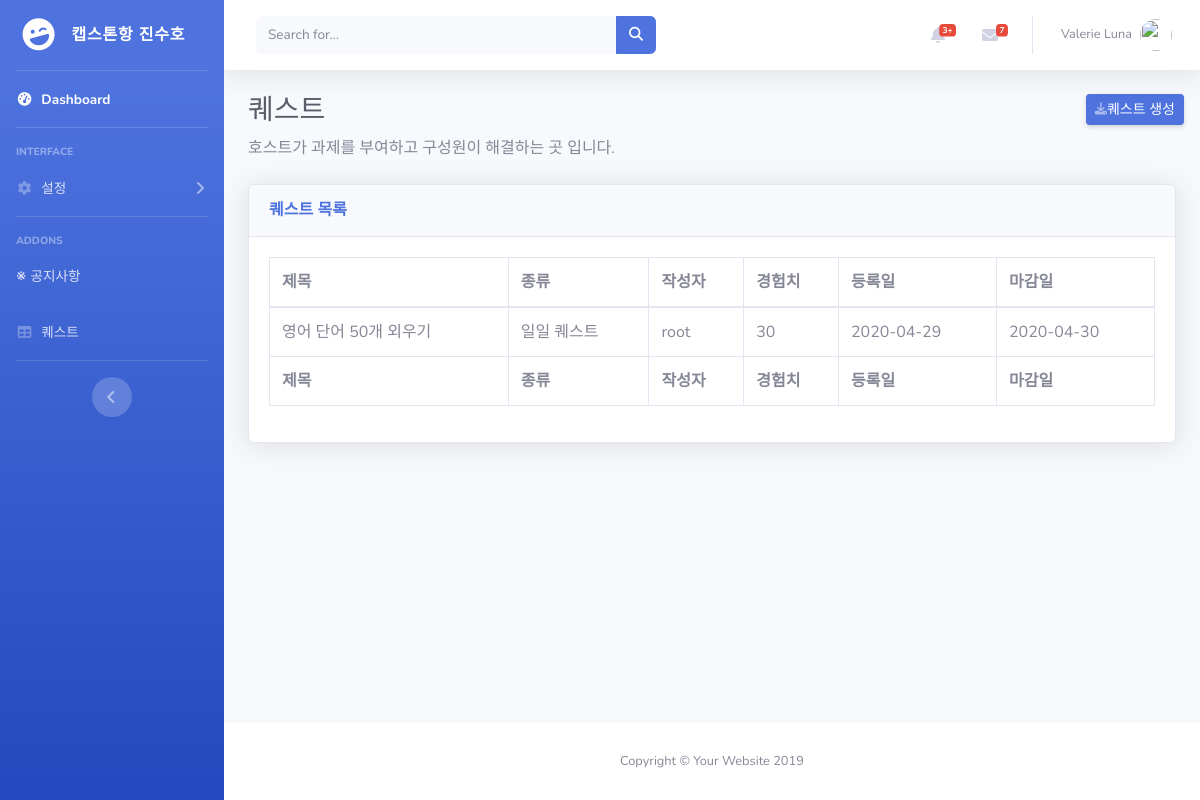
Screenshot of /group/2/showQuest/ (signed in) with the database file from the repository.
### group_control/models.py (models this page shows)
class Quest(models.Model):
    title = models.CharField(max_length=50)
    type = models.CharField(max_length=50)
    exp = models.IntegerField(default=0)
    created_at = models.DateTimeField(auto_now_add=True)
    end = models.DateTimeField()
    join = models.ForeignKey(Join, on_delete=models.CASCADE, default=0)
    content = models.CharField(max_length=200, null=True)
    class Meta:
        ordering = ['created_at']

### main/models.py (models this page shows)
class Join(models.Model):
    user = models.ForeignKey(settings.AUTH_USER_MODEL, on_delete=models.CASCADE)
    group = models.ForeignKey(Group, on_delete=models.CASCADE, default=0)
    role = models.CharField(max_length=50, default='member')
    exp = models.IntegerField(default=0)
    level = models.IntegerField(default=0)
    penalty = models.IntegerField(default=0)

class Group(models.Model):
    title = models.CharField(max_length=50)
    finalTarget = models.CharField(max_length=200)
    groupType = models.CharField(max_length=50, default='토익 스터디')
    fee = models.IntegerField(default=100)
    host = models.ForeignKey(settings.AUTH_USER_MODEL, on_delete=models.CASCADE)
    created_at = models.DateTimeField(auto_now_add=True)

### group_control/views.py (the view)
# urls.py: path('showQuest/', showQuest, name='showQuest'),    # 삭제 예정
def showQuest(request, pk):
    currGroup = Group.objects.get(id=pk)
    currJoin = Join.objects.get(group=currGroup, user=request.user)
    quest = Quest.objects.filter(join=currJoin)
    form = QuestForm()
    dict = {
        'group': currGroup,
        'quest':quest,
        'form':form,
    }
    return render(request, 'group_control/quest.html', dict)

### group_control/forms.py
class QuestForm(forms.ModelForm):
    class Meta:
        model = Quest
        fields = {'title', 'type', 'exp', 'end', 'content'}
        widgets = {
            'end': DateInput(),
        }

### group_control/templates/group_control/quest.html (shortened to what this page needs)
{% load static %}
<!DOCTYPE html>
<html lang="en">
<head>
  <link href="{% static 'vendor/fontawesome-free/css/all.min.css' %}" rel="stylesheet" type="text/css">
  <link href="{% static 'css/sb-admin-2.min.css' %}" rel="stylesheet">
  <link href="{% static 'vendor/datatables/dataTables.bootstrap4.min.css' %}" rel="stylesheet">
</head>
<body id="page-top">
  <div id="wrapper">
    <ul class="navbar-nav bg-gradient-primary sidebar sidebar-dark accordion" id="accordionSidebar">
      <a class="sidebar-brand d-flex align-items-center justify-content-center" href="{% static 'index.html' %}">
        <div class="sidebar-brand-icon rotate-n-15">
          <i class="fas fa-laugh-wink"></i>
        </div>
        <div class="sidebar-brand-text mx-3">캡스톤항 진수호 </div>
      </a>
      <hr class="sidebar-divider my-0">
      <li class="nav-item active">
        <a class="nav-link" href="{% static 'index.html' %}">
          <i class="fas fa-fw fa-tachometer-alt"></i>
          <span>Dashboard</span></a>
      </li>
      <hr class="sidebar-divider">
      <div class="sidebar-heading">
        Interface
      </div>
      <li class="nav-item">
        <a class="nav-link collapsed" href="{% static '#" data-toggle="collapse" data-target="#collapseTwo" aria-expanded="true" aria-controls="collapseTwo">
          <i class="fas fa-fw fa-cog"></i>
          <span>설정</span>
        </a>
      </li>
      <hr class="sidebar-divider">
      <div class="sidebar-heading">
        Addons
      </div>
      <li class="nav-item">
        <a class="nav-link" href="{% static 'notice.html' %}">
          ※ <span>공지사항</span></a>
      </li>
      <li class="nav-item">
        <a class="nav-link" href="{% static 'quest.html' %}">
          <i class="fas fa-fw fa-table"></i>
          <span>퀘스트</span></a>
      </li>
      <hr class="sidebar-divider d-none d-md-block">
      <div class="text-center d-none d-md-inline">
        <button class="rounded-circle border-0" id="sidebarToggle"></button>
      </div>
    </ul>
    <div id="content-wrapper" class="d-flex flex-column">
      <div id="content">
        <nav class="navbar navbar-expand navbar-light bg-white topbar mb-4 static-top shadow">
          <form class="d-none d-sm-inline-block form-inline mr-auto ml-md-3 my-2 my-md-0 mw-100 navbar-search">
            <div class="input-group">
              <input type="text" class="form-control bg-light border-0 small" placeholder="Search for..." aria-label="Search" aria-describedby="basic-addon2">
              <div class="input-group-append">
                <button class="btn btn-primary" type="button">
                  <i class="fas fa-search fa-sm"></i>
                </button>
              </div>
            </div>
          </form>
          <ul class="navbar-nav ml-auto">
            <li class="nav-item dropdown no-arrow mx-1">
              <a class="nav-link dropdown-toggle" href="{% static '#' %}" id="alertsDropdown" role="button" data-toggle="dropdown" aria-haspopup="true" aria-expanded="false">
                <i class="fas fa-bell fa-fw"></i>
                <span class="badge badge-danger badge-counter">3+</span>
              </a>
            </li>
            <li class="nav-item dropdown no-arrow mx-1">
              <a class="nav-link dropdown-toggle" href="{% static '#' %}" id="messagesDropdown" role="button" data-toggle="dropdown" aria-haspopup="true" aria-expanded="false">
                <i class="fas fa-envelope fa-fw"></i>
                <span class="badge badge-danger badge-counter">7</span>
              </a>
            </li>
            <li class="nav-item dropdown no-arrow">
              <a class="nav-link dropdown-toggle" href="{% static '#' %}" id="userDropdown" role="button" data-toggle="dropdown" aria-haspopup="true" aria-expanded="false">
                <span class="mr-2 d-none d-lg-inline text-gray-600 small">Valerie Luna</span>
                <img class="img-profile rounded-circle" src="https://source.unsplash.com/QAB-WJcbgJk/60x60">
              </a>
            </li>
          </ul>
        </nav>
        <button type="button" data-toggle="modal" data-target="#creatModal" class="d-none d-sm-inline-block btn btn-sm btn-primary shadow-sm mr-3" style="float: right;">퀘스트 생성</button>
        <div class="container-fluid">
          <h1 class="h3 mb-2 text-gray-800">퀘스트</h1>
          <p class="mb-4">호스트가 과제를 부여하고 구성원이 해결하는 곳 입니다.</p>
          <div class="card shadow mb-4">
            <div class="card-header py-3">
              <h6 class="m-0 font-weight-bold text-primary">퀘스트 목록</h6>
            </div>
            <div class="card-body">
              <div class="table-responsive">
                <table class="table table-bordered" id="dataTable" width="100%" cellspacing="0">
                  <thead>
                    <tr>
                      <th>제목</th>
                      <th>종류</th>
                      <th>작성자</th>
                      <th>경험치</th>
                      <th>등록일</th>
                      <th>마감일</th>
                    </tr>
                  </thead>
                  <tfoot>
                    <tr>
                      <th>제목</th>
                      <th>종류</th>
                      <th>작성자</th>
                      <th>경험치</th>
                      <th>등록일</th>
                      <th>마감일</th>
                    </tr>
                  </tfoot>
                  <tbody>
                   {% for q in quest %}
                    <tr id ="quest1" onclick="viewModal('{{q.title}}')" style="cursor: pointer;">
                      <td>{{q.title}}</td>
                      <td>{{q.type}}</td>
                      <td>{{q.join.group.host}}</td>
                      <td>{{q.exp}}</td>
                      <td>{{q.created_at | date:'Y-m-d'}}</td>
                      <td>{{q.end | date:'Y-m-d'}}</td>
                    </tr>
                   {% endfor %}
                  </tbody>
                </table>
              </div>
            </div>
          </div>
        </div>
      </div>
      <footer class="sticky-footer bg-white">
        <div class="container my-auto">
          <div class="copyright text-center my-auto">
            <span>Copyright &copy; Your Website 2019</span>
          </div>
        </div>
      </footer>
    </div>
  </div>
</body>
</html>

### rows the page displays
Quest: title "영어 단어 50개 외우기", type "일일 퀘스트", join.group.host "root", exp "30", created_at "2020-04-29", end "2020-04-30"
